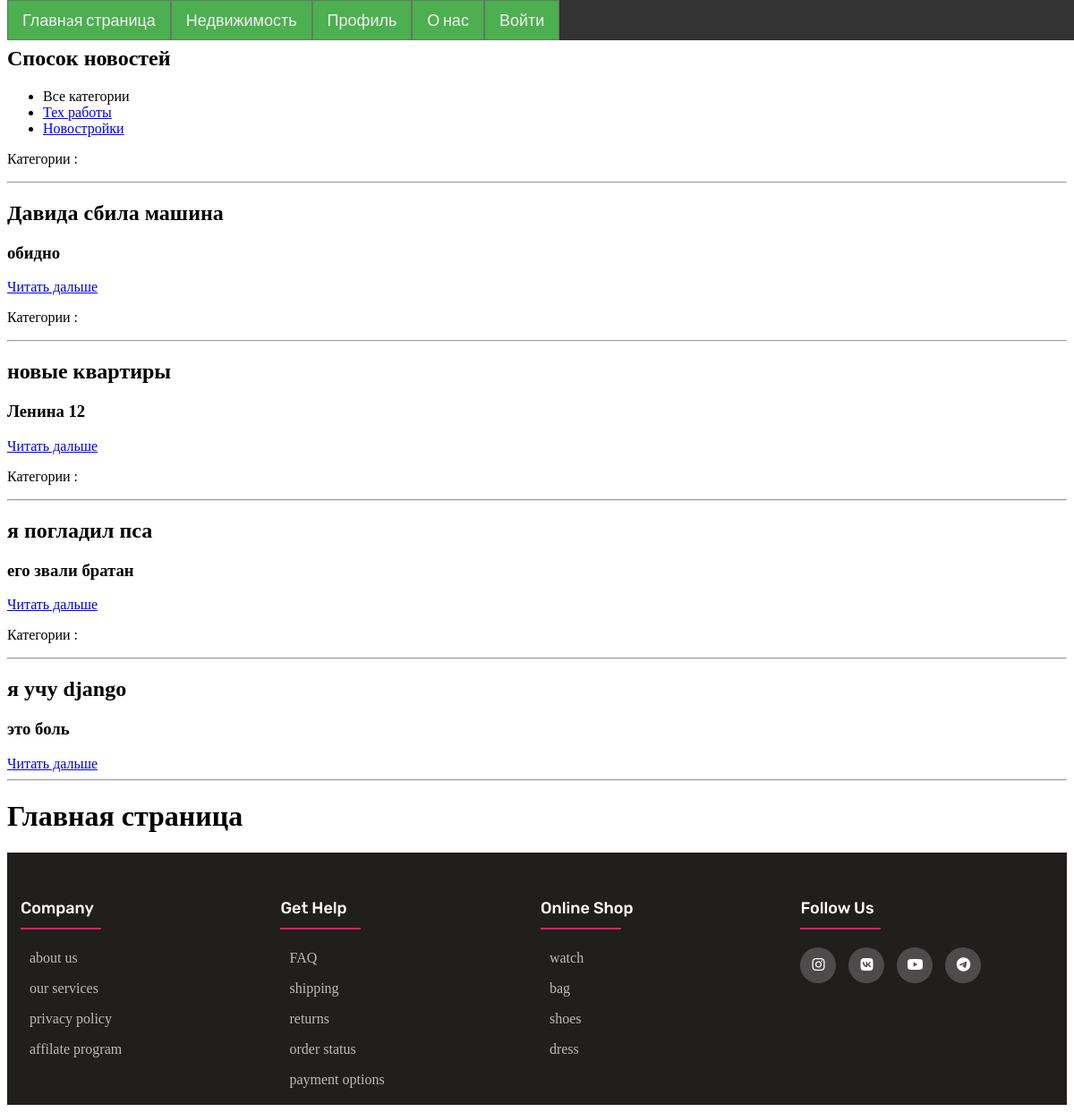
The app's page /, older data.
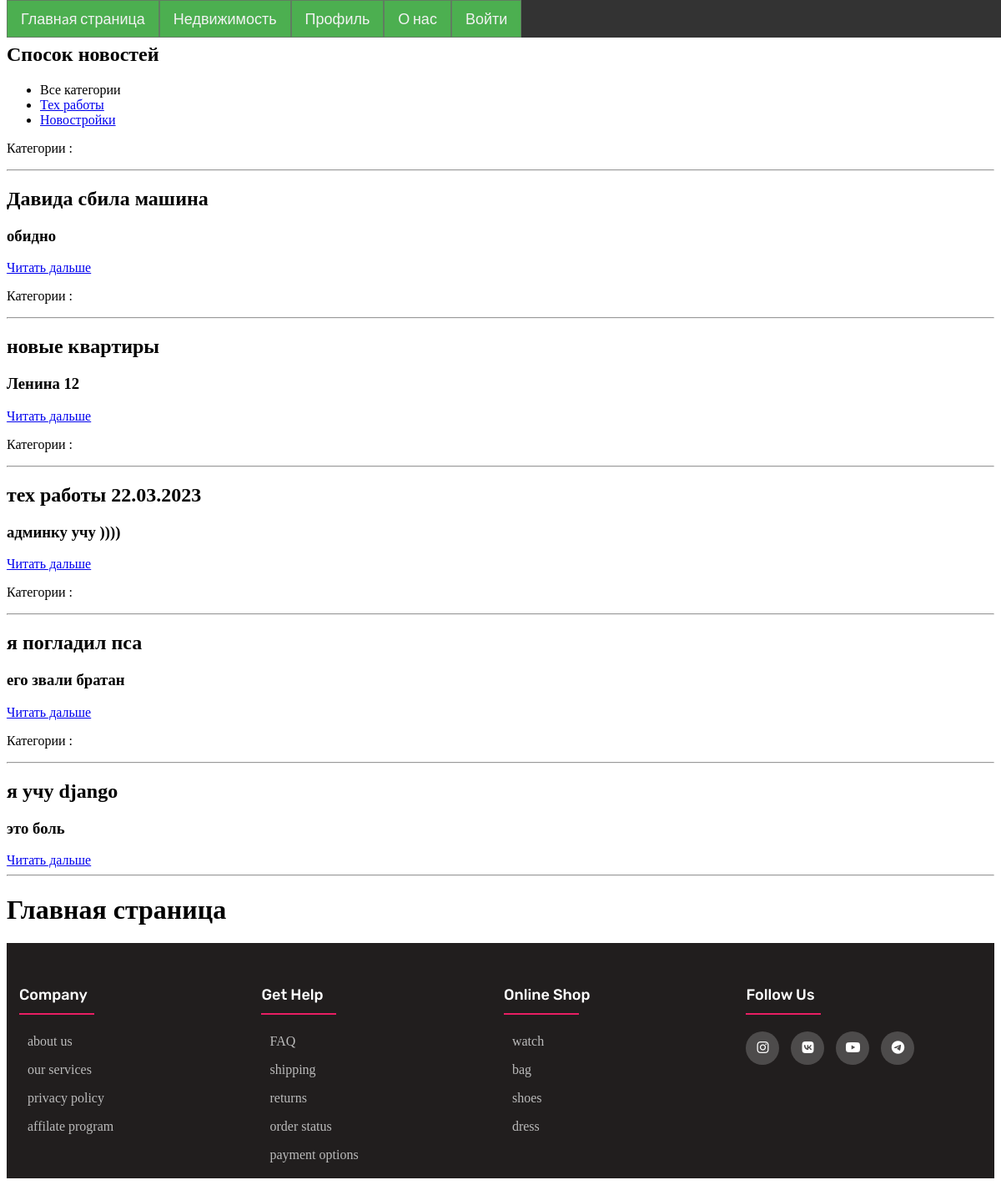
The same page, newer data.
### news/models.py (models this page shows, shortened)
class Category(models.Model):
    name = models.CharField(max_length=100, db_index=True , verbose_name="Название")
    description = models.TextField( verbose_name="Описание")
    def get_absolute_url(self):
        return reverse('category', kwargs={'category_id': self.pk})
    class Meta:
        verbose_name = 'Категория'
        verbose_name_plural = 'Категории'
        ordering = ['-name'] # обратное направление

class News(models.Model):
    title = models.CharField(max_length=100, verbose_name='Заголовок')
    content = models.TextField(blank=True, verbose_name='Контен')
    created_at = models.DateTimeField(auto_now_add=True, verbose_name='Дата создания')
    updated_at = models.DateTimeField(auto_now=True, verbose_name='Дата редактирования ')
    photo = models.ImageField(upload_to='photos/%Y/%m/%d/' , verbose_name='Фотография')
    ispublic = models.BooleanField(default=True, verbose_name='Публикация')
    category = models.ForeignKey('Category', on_delete=models.PROTECT, null=True)
    def get_absolute_url(self):
        return reverse('post', kwargs={'post_id': self.pk})  # абслоютная ссылка
    class Meta:  # админка
        verbose_name = 'Новость'
        verbose_name_plural = 'Новости'
        ordering = ['title']

### news/views.py (the view)
# urls.py: path('', index, name='home'),
def index(request):
    category = Category.objects.all()
    posts = News.objects.all()
    context = {'title': 'Главная страница',
               'menu': menu,
               'posts': posts,
               'category': category,
               'category_selected': 0 ,}
    return render(request, 'news/index.html', context=context)

### news/templates/news/index.html (shortened to what this page needs)
{% extends 'news/base.html' %}
{%block content %}
<h2> Спосок новостей</h2>
<div class="news">
    <ul class="nav_news">
        {%if category_selected == 0 %}
        <li class="selected"> Все категории</li>
        {%else%}
        <li><<a href="{%url 'home'%}"> Все категории</a></li>
        {%endif%}
    {%for c in category%}
        {%if c.pk == category_selected%}
        <li class="selected">{{c.name}}</li>
        {% else %}
        <li><a href="{{c.get_absolute_url}}">{{c.name}}</a></li>
        {%endif%}
        {%endfor%}
    </ul>
    {%for post in posts %}
    <div class="text_news">
        <p class="category_news">Категории : {{p.catigory}}</p>
        <hr>
        <h2>{{post.title}}</h2>
        {% autoescape on%}
        <h3>{{post.content|truncatewords:50}}</h3>
        {% endautoescape%}
        <a href="{{ post.get_absolute_url }}" class="red_news">Читать дальше </a>
    </div >
    {%endfor %}
    <hr>
</div>
{%endblock content%}

Row changes from the older to the newer data that the page shows:
added News: title "тех работы 22.03.2023", content "админку учу ))))"
